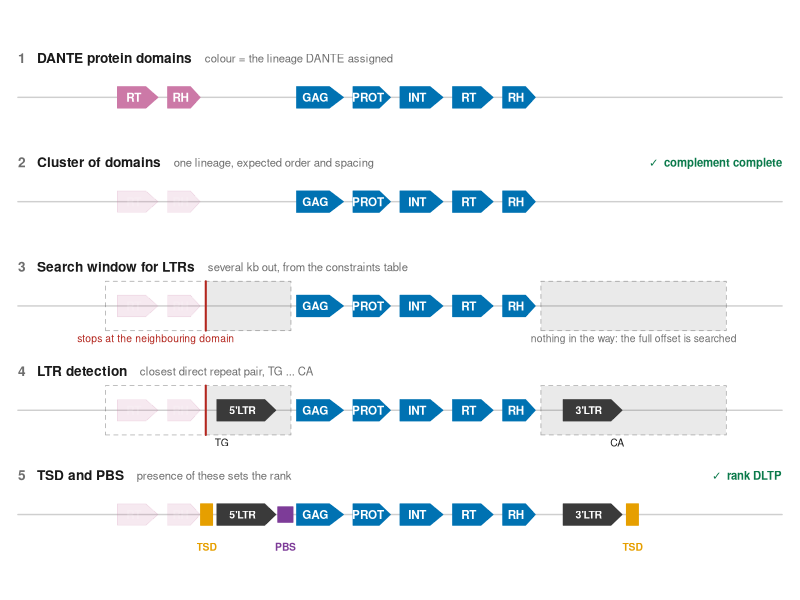
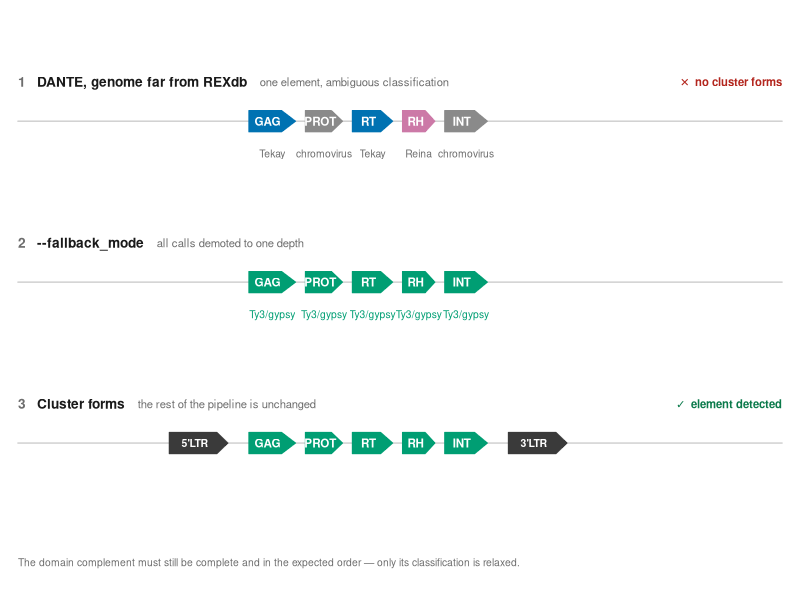
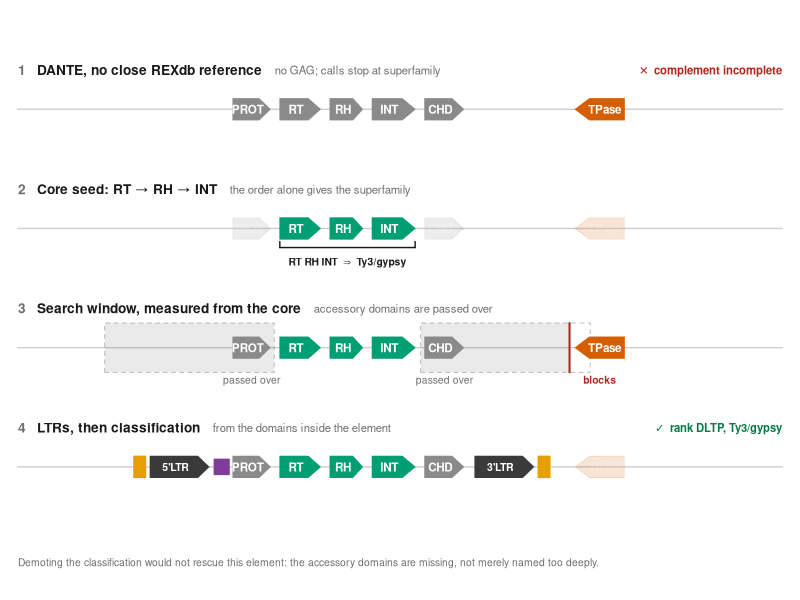
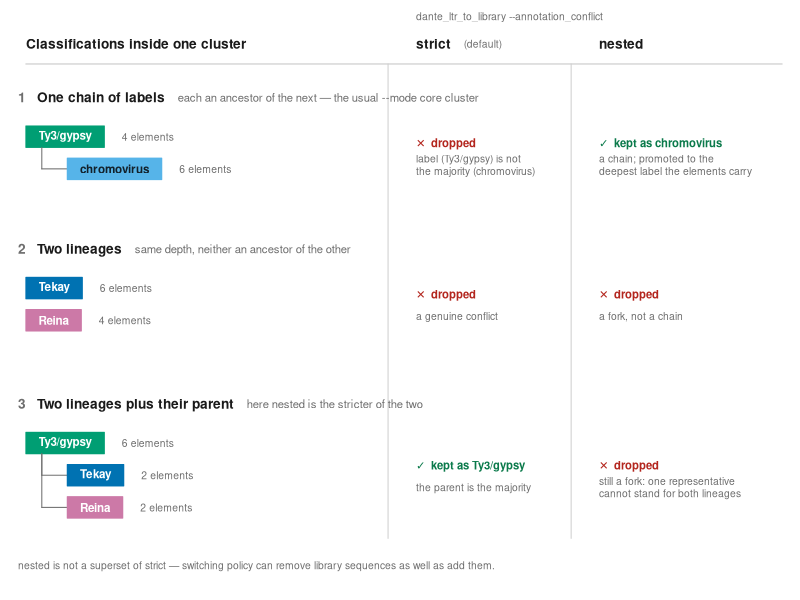

R code for these plots, in order:
#!/usr/bin/env Rscript
# make_readme_figures.R -- generate the three detection-mode diagrams used in
# README.md.  Base R graphics only, so it needs nothing beyond the runtime
# dante_ltr already depends on.
#
#   utils/make_readme_figures.R [output_dir]     (default: repository root)
#
# Produces:
#   dante_ltr_workflow.png    the default lineage-keyed pipeline (Principle)
#   dante_ltr_fallback.png    what --fallback_mode changes
#   dante_ltr_core.png        what --mode core changes
#   dante_ltr_library_policy.png  strict vs nested, when building a library
#
# The three share one visual vocabulary -- same domain glyph, same colours,
# same stage layout -- so a reader moving between README sections can compare
# them directly.
#
# Sizing: these are read inside a GitHub README column, roughly 900 px wide,
# so they are drawn at 2x that and every text size is chosen to stay legible
# after the browser halves them.  The stage caption sits *above* its track
# rather than in a left-hand gutter, which hands the genome track the full
# width -- the gutter was costing a fifth of the figure and shrinking every
# glyph with it.
#
# Domain orders follow databases/lineage_domain_order.csv:
#   Ty1/copia          GAG PROT INT RT RH
#   Ty3/gypsy chromo   GAG PROT RT RH INT CHD

args <- commandArgs(trailingOnly = TRUE)
OUTDIR <- if (length(args) >= 1) args[1] else "."

# --- palette --------------------------------------------------------------
# Okabe-Ito, which stays distinguishable under the common forms of colour
# blindness.  Classification colours and structural-feature colours are kept
# disjoint so that a colour never means two things.
COL <- list(
  lin1    = "#0072B2",  # blue            a REXdb lineage
  lin2    = "#56B4E9",  # sky blue        another lineage
  lin3    = "#D55E00",  # vermillion      another lineage
  lin4    = "#CC79A7",  # reddish purple  another lineage
  sfam    = "#009E73",  # bluish green    superfamily-level call
  shallow = "#8A8A8A",  # grey            not resolved to lineage depth
  ltr     = "#3A3A3A",  # structural: long terminal repeat
  tsd     = "#E69F00",  # structural: target site duplication
  pbs     = "#7D3C98",  # structural: primer binding site
  rule    = "#CFCFCF",  # genome line
  ink     = "#1A1A1A",
  muted   = "#6E6E6E",
  ok      = "#0B7A4B",
  no      = "#B3261E"
)

FADE <- 0.16   # opacity of context that is not being acted on

# --- geometry -------------------------------------------------------------
TRACK_X <- 2      # the track now spans essentially the whole figure
TRACK_W <- 96
DH      <- 3.6    # domain glyph height
LAB_DY  <- 6.6    # caption sits this far above its track
NOTE_DY <- 5.4    # annotations sit this far below it

CEX_TITLE <- 0.82
CEX_SUB   <- 0.68
CEX_DOM   <- 0.70
CEX_NOTE  <- 0.62

# --- primitives -----------------------------------------------------------

new_panel <- function() {
  par(mar = c(0.1, 0.1, 0.1, 0.1), xaxs = "i", yaxs = "i", family = "sans")
  plot(NA, xlim = c(0, 100), ylim = c(0, 100), type = "n",
       axes = FALSE, xlab = "", ylab = "")
}

#' y centre of stage i (1 = top), for a panel of n stages.
row_y <- function(n, top, bottom) {
  if (n == 1) return((top + bottom) / 2)
  top - (seq_len(n) - 1) * (top - bottom) / (n - 1)
}

#' Caption line above a track: "n  Title  sub-label", with an optional
#' right-aligned outcome.
stage_label <- function(i, y, title, sub = NULL, verd = NULL, ok = TRUE) {
  yy <- y + LAB_DY
  num <- as.character(i)
  text(TRACK_X, yy, num, adj = c(0, 0.5), cex = CEX_TITLE, font = 2,
       col = COL$muted)
  x <- TRACK_X + strwidth(num, cex = CEX_TITLE, font = 2) + 1.4
  text(x, yy, title, adj = c(0, 0.5), cex = CEX_TITLE, font = 2,
       col = COL$ink)
  if (!is.null(sub)) {
    x <- x + strwidth(title, cex = CEX_TITLE, font = 2) + 1.6
    text(x, yy, sub, adj = c(0, 0.5), cex = CEX_SUB, col = COL$muted)
  }
  if (!is.null(verd)) {
    text(TRACK_X + TRACK_W, yy,
         paste0(if (ok) "✓  " else "✕  ", verd),
         adj = c(1, 0.5), cex = CEX_SUB, col = if (ok) COL$ok else COL$no,
         font = 2)
  }
}

genome_line <- function(y, x0 = TRACK_X, x1 = TRACK_X + TRACK_W) {
  segments(x0, y, x1, y, col = COL$rule, lwd = 1.4)
}

#' Readable label colour for a given fill.
ink_on <- function(col) {
  v <- col2rgb(col) / 255
  lum <- 0.2126 * v[1] + 0.7152 * v[2] + 0.0722 * v[3]
  if (lum > 0.6) "#12212B" else "#FFFFFF"
}

#' One protein domain, drawn as a chevron pointing in the strand direction.
domain <- function(x, w, y, label, col, dir = 1, alpha = 1, cex = CEX_DOM) {
  tip <- min(w * 0.30, 1.8)
  if (dir >= 0) {
    xs <- c(x, x + w - tip, x + w, x + w - tip, x)
  } else {
    xs <- c(x + w, x + tip, x, x + tip, x + w)
  }
  ys <- c(y - DH / 2, y - DH / 2, y, y + DH / 2, y + DH / 2)
  polygon(xs, ys, col = adjustcolor(col, alpha),
          border = adjustcolor(col, alpha), lwd = 0.8)
  text(x + w / 2 + (if (dir >= 0) -tip / 3 else tip / 3), y, label, cex = cex,
       col = adjustcolor(ink_on(col), alpha), font = 2)
}

#' Draw a run of domains from a data.frame(x, w, label, col, dir).
domains <- function(d, y, alpha = 1, ...) {
  for (i in seq_len(nrow(d))) {
    domain(d$x[i], d$w[i], y, d$label[i], d$col[i],
           dir = if ("dir" %in% names(d)) d$dir[i] else 1, alpha = alpha, ...)
  }
}

#' The window searched for an LTR.
#'
#' The constraints table allows the search to run several kb out from the
#' element -- `x_offset` -- but it stops at the first annotated domain in the
#' way.  Both extents are drawn: the dashed outline is what the table allows,
#' the filled part is what is actually searched, and a bar marks where a
#' domain cut it short.  Accessory domains the walk may pass lie *inside* the
#' filled part.
search_window <- function(x_inner, x_offset, y, x_block = NULL) {
  h <- DH * 1.15
  lo <- min(x_inner, x_offset); hi <- max(x_inner, x_offset)
  rect(lo, y - h, hi, y + h, col = NA, border = adjustcolor(COL$ltr, 0.40),
       lty = 2, lwd = 0.8)
  if (is.null(x_block)) {
    slo <- lo; shi <- hi
  } else if (x_offset < x_inner) {
    slo <- x_block; shi <- x_inner
  } else {
    slo <- x_inner; shi <- x_block
  }
  rect(slo, y - h, shi, y + h, col = adjustcolor(COL$ltr, 0.10), border = NA)
  if (!is.null(x_block)) {
    segments(x_block, y - h, x_block, y + h, col = COL$no, lwd = 2.0)
  }
}

#' A long terminal repeat.
ltr <- function(x, w, y, label = NULL, alpha = 1) {
  tip <- min(w * 0.24, 1.4)
  xs <- c(x, x + w - tip, x + w, x + w - tip, x)
  ys <- c(y - DH / 2, y - DH / 2, y, y + DH / 2, y + DH / 2)
  polygon(xs, ys, col = adjustcolor(COL$ltr, alpha),
          border = adjustcolor(COL$ltr, alpha), lwd = 0.8)
  if (!is.null(label)) {
    text(x + w / 2 - tip / 3, y, label, cex = CEX_DOM * 0.9,
         col = adjustcolor("white", alpha), font = 2)
  }
}

tsd_mark <- function(x, y, w = 1.5) {
  rect(x - w / 2, y - DH / 2, x + w / 2, y + DH / 2,
       col = COL$tsd, border = COL$tsd)
}

pbs_mark <- function(x, y, w = 1.9) {
  rect(x - w / 2, y - DH / 2 * 0.72, x + w / 2, y + DH / 2 * 0.72,
       col = COL$pbs, border = COL$pbs)
}

note <- function(x, y, text, cex = CEX_NOTE, col = COL$muted,
                 adj = c(0.5, 0.5), font = 1) {
  text(x, y, text, cex = cex, col = col, adj = adj, font = font)
}

#' Bracket under a span, used to mark the core triplet.
brace <- function(x0, x1, y, label, col = COL$ink) {
  yy <- y - DH / 2 - 1.4
  segments(x0, yy, x1, yy, col = col, lwd = 1.4)
  segments(c(x0, x1), yy, c(x0, x1), yy + 1.0, col = col, lwd = 1.4)
  text((x0 + x1) / 2, yy - 2.6, label, cex = CEX_NOTE, col = col, font = 2)
}

open_png <- function(file, width_px, height_px, res = 170) {
  png(file.path(OUTDIR, file), width = width_px, height = height_px,
      res = res, type = "cairo", bg = "white")
}

#' Lay a run of domains out left to right from x0.
run <- function(x0, labels, widths, col, gap = 1.2, dir = 1) {
  xs <- numeric(length(widths))
  xs[1] <- x0
  for (i in seq_along(widths)[-1]) xs[i] <- xs[i - 1] + widths[i - 1] + gap
  data.frame(x = xs, w = widths, label = labels, col = col, dir = dir,
             stringsAsFactors = FALSE)
}

W_GAG <- 5.9; W_PROT <- 4.7; W_INT <- 5.4; W_RT <- 5.1; W_RH <- 4.1
W_CHD <- 4.9; W_LTR <- 7.4


# =========================================================================
# Figure 1 -- the default, lineage-keyed pipeline
# =========================================================================
fig_workflow <- function() {
  open_png("dante_ltr_workflow.png", 1800, 900)
  new_panel()

  ys <- row_y(5, top = 84, bottom = 14)

  h <- run(37, c("GAG", "PROT", "INT", "RT", "RH"),
           c(W_GAG, W_PROT, W_INT, W_RT, W_RH), COL$lin1)
  hx0 <- min(h$x); hx1 <- max(h$x + h$w)              # 37 .. 66.8
  nb <- run(14.5, c("RT", "RH"), c(W_RT, W_RH), COL$lin4)
  nb_end <- max(nb$x + nb$w)                          # 24.9

  w5_off <- hx0 - 24; w5_in <- hx0 - 0.7; w5_block <- nb_end + 0.7
  w3_in  <- hx1 + 0.7; w3_off <- hx1 + 24

  x_ltr5 <- 27.0; x_ltr3 <- 70.5

  # 1 -- DANTE input
  stage_label(1, ys[1], "DANTE protein domains",
              "colour = the lineage DANTE assigned")
  genome_line(ys[1]); domains(nb, ys[1]); domains(h, ys[1])

  # 2 -- cluster
  stage_label(2, ys[2], "Cluster of domains",
              "one lineage, expected order and spacing",
              verd = "complement complete", ok = TRUE)
  genome_line(ys[2]); domains(nb, ys[2], alpha = FADE); domains(h, ys[2])

  # 3 -- search window
  stage_label(3, ys[3], "Search window for LTRs",
              "several kb out, from the constraints table")
  genome_line(ys[3])
  search_window(w5_in, w5_off, ys[3], x_block = w5_block)
  search_window(w3_in, w3_off, ys[3])
  domains(nb, ys[3], alpha = FADE); domains(h, ys[3])
  note((w5_off + w5_block) / 2, ys[3] - NOTE_DY,
       "stops at the neighbouring domain", col = COL$no)
  note((w3_in + w3_off) / 2, ys[3] - NOTE_DY,
       "nothing in the way: the full offset is searched")

  # 4 -- LTRs
  stage_label(4, ys[4], "LTR detection",
              "closest direct repeat pair, TG ... CA")
  genome_line(ys[4])
  search_window(w5_in, w5_off, ys[4], x_block = w5_block)
  search_window(w3_in, w3_off, ys[4])
  ltr(x_ltr5, W_LTR, ys[4], "5'LTR"); ltr(x_ltr3, W_LTR, ys[4], "3'LTR")
  domains(nb, ys[4], alpha = FADE); domains(h, ys[4])
  note(x_ltr5 + 0.6, ys[4] - NOTE_DY, "TG", col = COL$ink)
  note(x_ltr3 + W_LTR - 0.6, ys[4] - NOTE_DY, "CA", col = COL$ink)

  # 5 -- TSD / PBS
  stage_label(5, ys[5], "TSD and PBS",
              "presence of these sets the rank",
              verd = "rank DLTP", ok = TRUE)
  genome_line(ys[5]); domains(nb, ys[5], alpha = FADE)
  ltr(x_ltr5, W_LTR, ys[5], "5'LTR"); ltr(x_ltr3, W_LTR, ys[5], "3'LTR")
  domains(h, ys[5])
  tsd_mark(x_ltr5 - 1.3, ys[5]); tsd_mark(x_ltr3 + W_LTR + 1.3, ys[5])
  pbs_mark(hx0 - 1.4, ys[5])
  note(x_ltr5 - 1.3, ys[5] - NOTE_DY, "TSD", col = COL$tsd, font = 2)
  note(x_ltr3 + W_LTR + 1.3, ys[5] - NOTE_DY, "TSD", col = COL$tsd, font = 2)
  note(hx0 - 1.4, ys[5] - NOTE_DY, "PBS", col = COL$pbs, font = 2)

  dev.off()
}


# =========================================================================
# Figure 2 -- --fallback_mode
# =========================================================================
fig_fallback <- function() {
  open_png("dante_ltr_fallback.png", 1800, 610)
  new_panel()

  ys <- row_y(3, top = 80, bottom = 26)

  # one Ty3/gypsy chromovirus element: two closely related lineages plus
  # domains DANTE could not resolve below chromovirus
  el <- run(31, c("GAG", "PROT", "RT", "RH", "INT"),
            c(W_GAG, W_PROT, W_RT, W_RH, W_INT), COL$lin1)
  el$col <- c(COL$lin1, COL$shallow, COL$lin1, COL$lin4, COL$shallow)
  calls  <- c("Tekay", "chromovirus", "Tekay", "Reina", "chromovirus")
  x_mid  <- el$x + el$w / 2
  ex0 <- min(el$x); ex1 <- max(el$x + el$w)

  # 1 -- the problem
  stage_label(1, ys[1], "DANTE, genome far from REXdb",
              "one element, ambiguous classification",
              verd = "no cluster forms", ok = FALSE)
  genome_line(ys[1]); domains(el, ys[1])
  for (i in seq_len(nrow(el))) note(x_mid[i], ys[1] - NOTE_DY, calls[i])

  # 2 -- demotion
  stage_label(2, ys[2], "--fallback_mode",
              "all calls demoted to one depth")
  genome_line(ys[2])
  el2 <- el; el2$col <- COL$sfam
  domains(el2, ys[2])
  for (i in seq_len(nrow(el))) {
    note(x_mid[i], ys[2] - NOTE_DY, "Ty3/gypsy", col = COL$sfam)
  }

  # 3 -- cluster forms, pipeline continues
  stage_label(3, ys[3], "Cluster forms",
              "the rest of the pipeline is unchanged",
              verd = "element detected", ok = TRUE)
  genome_line(ys[3]); domains(el2, ys[3])
  ltr(ex0 - W_LTR - 2.6, W_LTR, ys[3], "5'LTR")
  ltr(ex1 + 2.6, W_LTR, ys[3], "3'LTR")

  note(TRACK_X, 6, paste("The domain complement must still be complete and",
                         "in the expected order — only its classification",
                         "is relaxed."), adj = c(0, 0.5))

  dev.off()
}


# =========================================================================
# Figure 3 -- --mode core
# =========================================================================
fig_core <- function() {
  open_png("dante_ltr_core.png", 1800, 790)
  new_panel()

  ys <- row_y(4, top = 82, bottom = 22)

  # a chromovirus with no detectable GAG and no call below superfamily
  el <- run(29, c("PROT", "RT", "RH", "INT", "CHD"),
            c(W_PROT, W_RT, W_RH, W_INT, W_CHD), COL$shallow)
  core_i <- 2:4
  cx0 <- min(el$x[core_i]); cx1 <- max(el$x[core_i] + el$w[core_i])
  blocker <- data.frame(x = 72.0, w = 6.2, label = "TPase", col = COL$lin3,
                        dir = -1, stringsAsFactors = FALSE)

  # the window runs out from the *core*, and is free to pass over the
  # accessory domains on the way
  w5_off <- cx0 - 22; w5_in <- cx0 - 0.7
  w3_in  <- cx1 + 0.7; w3_off <- cx1 + 22; w3_block <- blocker$x - 0.7

  el2 <- el; el2$col[core_i] <- COL$sfam

  # 1 -- the problem
  stage_label(1, ys[1], "DANTE, no close REXdb reference",
              "no GAG; calls stop at superfamily",
              verd = "complement incomplete", ok = FALSE)
  genome_line(ys[1]); domains(el, ys[1]); domains(blocker, ys[1])

  # 2 -- core seed
  stage_label(2, ys[2], "Core seed: RT → RH → INT",
              "the order alone gives the superfamily")
  genome_line(ys[2])
  domains(el, ys[2], alpha = FADE); domains(blocker, ys[2], alpha = FADE)
  domains(el2[core_i, ], ys[2])
  brace(cx0, cx1, ys[2], "RT RH INT  ⇒  Ty3/gypsy")

  # 3 -- outward walk
  stage_label(3, ys[3], "Search window, measured from the core",
              "accessory domains are passed over")
  genome_line(ys[3])
  search_window(w5_in, w5_off, ys[3])
  search_window(w3_in, w3_off, ys[3], x_block = w3_block)
  domains(el2, ys[3]); domains(blocker, ys[3])
  note(el$x[1] + el$w[1] / 2, ys[3] - NOTE_DY, "passed over")
  note(el$x[5] + el$w[5] / 2, ys[3] - NOTE_DY, "passed over")
  note(blocker$x + blocker$w / 2, ys[3] - NOTE_DY, "blocks", col = COL$no,
       font = 2)

  # 4 -- outcome
  stage_label(4, ys[4], "LTRs, then classification",
              "from the domains inside the element",
              verd = "rank DLTP, Ty3/gypsy", ok = TRUE)
  genome_line(ys[4]); domains(blocker, ys[4], alpha = FADE)
  x_ltr5 <- el$x[1] - W_LTR - 3.0
  x_ltr3 <- max(el$x + el$w) + 1.4
  ltr(x_ltr5, W_LTR, ys[4], "5'LTR"); ltr(x_ltr3, W_LTR, ys[4], "3'LTR")
  domains(el2, ys[4])
  tsd_mark(x_ltr5 - 1.3, ys[4]); tsd_mark(x_ltr3 + W_LTR + 1.3, ys[4])
  pbs_mark(el$x[1] - 1.4, ys[4])

  note(TRACK_X, 6, paste("Demoting the classification would not rescue this",
                         "element: the accessory domains are missing, not",
                         "merely named too deeply."), adj = c(0, 0.5))

  dev.off()
}

# =========================================================================
# Figure 4 -- dante_ltr_to_library --annotation_conflict
# =========================================================================
# This one leaves the genome track behind: the subject is a *cluster* of
# elements and the labels its members carry, not a locus.  The shared
# vocabulary is kept where it still means something -- Okabe-Ito colours,
# caption above, verdict at the right, muted note below.
#
# The labels are drawn as a little tree, because that is exactly what the two
# policies disagree about: a single descending chain (every label an ancestor
# of the next) versus a fork (two lineages at the same depth).  Reading the
# indentation is reading the rule.

#' A label chip; returns its width so the caller can place things after it.
chip <- function(x, y, label, col, cex = CEX_DOM) {
  w <- strwidth(label, cex = cex, font = 2) + 3.2
  rect(x, y - DH / 2, x + w, y + DH / 2, col = col, border = col)
  text(x + w / 2, y, label, cex = cex, col = ink_on(col), font = 2)
  invisible(w)
}

#' Draw label chips as a tree.  `d` has columns depth, label, col, n.
label_tree <- function(d, x0, y_top, step = 5.4, indent = 5.2) {
  ys <- y_top - (seq_len(nrow(d)) - 1) * step
  xs <- x0 + (d$depth - 1) * indent
  for (i in seq_len(nrow(d))) {
    if (d$depth[i] > 1) {
      par_i <- rev(which(d$depth[seq_len(i - 1)] == d$depth[i] - 1))[1]
      if (!is.na(par_i)) {
        ex <- xs[par_i] + 2.0
        segments(ex, ys[par_i] - DH / 2, ex, ys[i], col = COL$muted, lwd = 1.0)
        segments(ex, ys[i], xs[i], ys[i], col = COL$muted, lwd = 1.0)
      }
    }
    w <- chip(xs[i], ys[i], d$label[i], d$col[i])
    note(xs[i] + w + 2.2, ys[i], d$n[i], adj = c(0, 0.5))
  }
  invisible(list(y = ys, mid = (max(ys) + min(ys)) / 2))
}

#' One policy's outcome for a cluster.
policy_cell <- function(x, y, ok, headline, detail) {
  col <- if (ok) COL$ok else COL$no
  text(x, y + 1.7, paste0(if (ok) "✓  " else "✕  ", headline),
       adj = c(0, 0.5), cex = CEX_SUB, font = 2, col = col)
  note(x, y - 2.0, detail, adj = c(0, 0.5))
}

fig_library_policy <- function() {
  open_png("dante_ltr_library_policy.png", 1800, 880)
  new_panel()

  X_TREE   <- 3.0
  X_STRICT <- 52.0
  X_NESTED <- 75.0

  # column headers
  note(X_STRICT, 97.6, "dante_ltr_to_library --annotation_conflict",
       adj = c(0, 0.5))
  text(X_TREE, 93, "Classifications inside one cluster", adj = c(0, 0.5),
       cex = CEX_TITLE, font = 2, col = COL$ink)
  text(X_STRICT, 93, "strict", adj = c(0, 0.5), cex = CEX_TITLE, font = 2,
       col = COL$ink)
  note(X_STRICT + strwidth("strict", cex = CEX_TITLE, font = 2) + 1.6, 93,
       "(default)", adj = c(0, 0.5))
  text(X_NESTED, 93, "nested", adj = c(0, 0.5), cex = CEX_TITLE, font = 2,
       col = COL$ink)
  segments(X_TREE, 89.6, TRACK_X + TRACK_W, 89.6, col = COL$rule, lwd = 1.2)
  segments(c(X_STRICT - 3.5, X_NESTED - 3.5), 89.6,
           c(X_STRICT - 3.5, X_NESTED - 3.5), 10, col = COL$rule, lwd = 1.0)

  # y of each case's FIRST chip; stage_label puts the caption LAB_DY above it,
  # the same relation the caption has to a genome track in the other figures
  tops <- c(77.4, 52.0, 26.0)

  # --- case 1: an ancestor chain -----------------------------------------
  stage_label(1, tops[1], "One chain of labels",
              "each an ancestor of the next — the usual --mode core cluster")
  d1 <- data.frame(
    depth = c(1, 2),
    label = c("Ty3/gypsy", "chromovirus"),
    col   = c(COL$sfam, COL$lin2),
    n     = c("4 elements", "6 elements"), stringsAsFactors = FALSE)
  t1 <- label_tree(d1, X_TREE, tops[1])
  policy_cell(X_STRICT, t1$mid, FALSE, "dropped",
              "label (Ty3/gypsy) is not\nthe majority (chromovirus)")
  policy_cell(X_NESTED, t1$mid, TRUE, "kept as chromovirus",
              "a chain; promoted to the\ndeepest label the elements carry")

  # --- case 2: two lineages ----------------------------------------------
  stage_label(2, tops[2], "Two lineages",
              "same depth, neither an ancestor of the other")
  d2 <- data.frame(
    depth = c(1, 1),
    label = c("Tekay", "Reina"),
    col   = c(COL$lin1, COL$lin4),
    n     = c("6 elements", "4 elements"), stringsAsFactors = FALSE)
  t2 <- label_tree(d2, X_TREE, tops[2])
  policy_cell(X_STRICT, t2$mid, FALSE, "dropped", "a genuine conflict")
  policy_cell(X_NESTED, t2$mid, FALSE, "dropped", "a fork, not a chain")

  # --- case 3: siblings with their parent --------------------------------
  stage_label(3, tops[3], "Two lineages plus their parent",
              "here nested is the stricter of the two")
  d3 <- data.frame(
    depth = c(1, 2, 2),
    label = c("Ty3/gypsy", "Tekay", "Reina"),
    col   = c(COL$sfam, COL$lin1, COL$lin4),
    n     = c("6 elements", "2 elements", "2 elements"),
    stringsAsFactors = FALSE)
  t3 <- label_tree(d3, X_TREE, tops[3])
  policy_cell(X_STRICT, t3$mid, TRUE, "kept as Ty3/gypsy",
              "the parent is the majority")
  policy_cell(X_NESTED, t3$mid, FALSE, "dropped",
              "still a fork: one representative\ncannot stand for both lineages")

  note(TRACK_X, 5.5,
       paste("nested is not a superset of strict — switching policy can remove",
             "library sequences as well as add them."),
       adj = c(0, 0.5))

  dev.off()
}

fig_workflow()
fig_fallback()
fig_core()
fig_library_policy()
cat("figures written to ", normalizePath(OUTDIR), "\n", sep = "")
